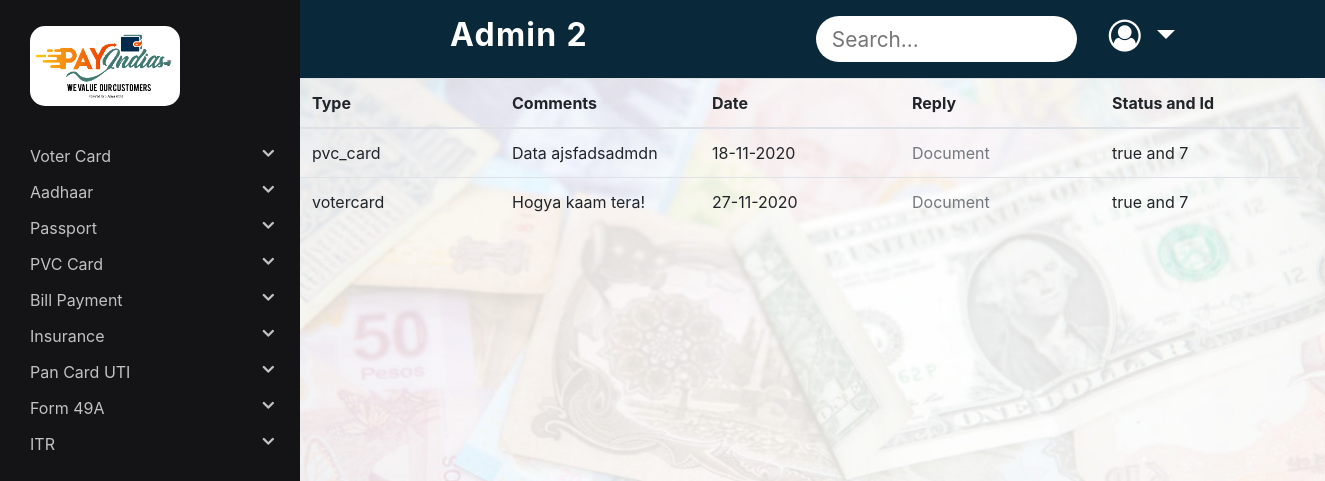
The page /Admin/profile2.php (signed in) on the database as committed earlier.
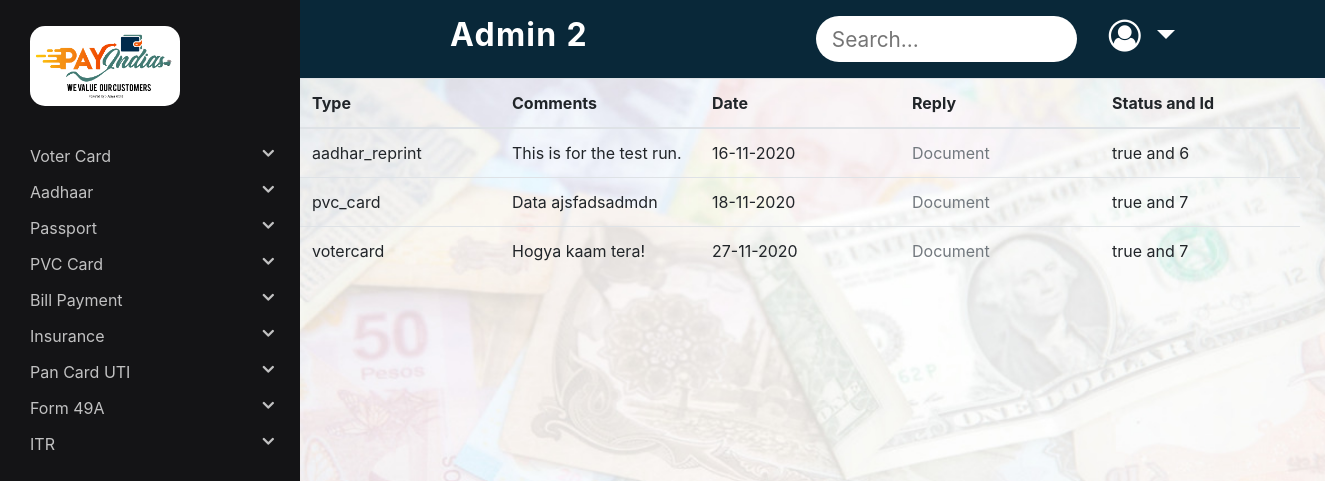
The same page on the database as committed later.
### tables this page shows
CREATE TABLE `admin2_replies` (
  `local_id` int(11) NOT NULL,
  `type` varchar(100) NOT NULL,
  `reply` varchar(100) NOT NULL,
  `comments` varchar(1000) NOT NULL,
  `q_id` int(10) NOT NULL,
  `date` varchar(100) NOT NULL
);

CREATE TABLE `pvc_card` (
  `id` int(11) NOT NULL,
  `cname` varchar(100) NOT NULL,
  `fpass` varchar(100) NOT NULL,
  `dispatch_address` varchar(600) NOT NULL,
  `mobile` varchar(20) NOT NULL,
  `document` varchar(100) NOT NULL,
  `status` varchar(20) NOT NULL DEFAULT 'false',
  `r_id` varchar(100) NOT NULL
);

CREATE TABLE `votercard` (
  `id` int(11) NOT NULL,
  `name` varchar(100) NOT NULL,
  `dob` date NOT NULL,
  `mobile` varchar(12) NOT NULL,
  `relative_name` varchar(100) NOT NULL,
  `relative_type` varchar(100) NOT NULL,
  `street` varchar(100) NOT NULL,
  `village` varchar(50) NOT NULL,
  `postoffice` varchar(50) NOT NULL,
  `pincode` int(6) NOT NULL,
  `state` varchar(50) NOT NULL,
  `district` varchar(50) NOT NULL,
  `ageproof_option` varchar(50) NOT NULL,
  `addressproof_option` varchar(50) NOT NULL,
  `gender` varchar(10) NOT NULL,
  `ageproofdocument` varchar(50) NOT NULL,
  `addressproofdocument` varchar(50) NOT NULL,
  `otherdocument` varchar(50) DEFAULT NULL,
  `comments` varchar(500) DEFAULT NULL,
  `status` varchar(10) NOT NULL DEFAULT 'false',
  `r_id` varchar(100) NOT NULL
);

CREATE TABLE `aadhar_reprint` (
  `id` int(11) NOT NULL,
  `aadhar_no` varchar(20) NOT NULL,
  `mobile` varchar(12) NOT NULL,
  `other_documents` varchar(600) DEFAULT NULL,
  `comments` varchar(100) DEFAULT NULL,
  `status` varchar(100) NOT NULL DEFAULT 'false',
  `r_id` varchar(100) NOT NULL
);

### Admin/profile2.php (the view, shortened to what this page needs)
<!DOCTYPE html>
<html lang="en">
<head>
    <link rel="stylesheet" href="https://cdnjs.cloudflare.com/ajax/libs/font-awesome/4.7.0/css/font-awesome.min.css">
    <link rel="stylesheet" href="https://maxcdn.bootstrapcdn.com/bootstrap/4.5.2/css/bootstrap.min.css">
    <link rel="stylesheet" type="text/css" href="../Distributor/style.css">
</head>
<body>
    <?php include("sidenav2.php"); ?>
    <?php include("navbar2.php"); ?>
    <div class="row padding-sidenav px-0 pr-md-0">
        <div class="col-12">
            <?php
            $conn = mysqli_connect('localhost', 'root', '', 'payindia');
            $sql = "SELECT * FROM admin2_replies";
            $result = mysqli_query($conn, $sql);
            $ans = mysqli_fetch_all($result, MYSQLI_ASSOC);
            ?>
            <div class="table-responsive">
                <table class="table " id="dataTable" width="100%" cellspacing="0">
                    <thead>
                        <tr>
                            <th>Type</th>
                            <th>Comments</th>
                            <th>Date</th>
                            <th>Reply</th>
                            <th>Status and Id</th>
                        </tr>
                    </thead>
                    <tbody>
                        <?php foreach ($ans as $value) { ?>
                            <?php
                            $type = $value['type'];
                            $id = $value['q_id'];
                            $sql = "SELECT * FROM $type WHERE id = $id";
                            $result = mysqli_query($conn, $sql);
                            $r_ans = mysqli_fetch_all($result, MYSQLI_ASSOC);
                            ?>
                            <tr>
                                <td><?php echo $value['type']; ?></td>
                                <td><?php echo $value['comments']; ?></td>
                                <td><?php echo $value['date']; ?></td>
                                <td><a href="../reply/<?php echo $value['reply']; ?>">Document</a></td>
                                <td><text><?php echo ($r_ans[0]['status']) . " and " . ($r_ans[0]['id']) ?></text></td>
                            </tr>
                        <?php } ?>
                    </tbody>
                </table>
            </div>
        </div>
    </div>
</body>
</html>

Rows that differ between the two databases and show on the page:
added admin2_replies: type "aadhar_reprint", comments "This is for the test run.", date "16-11-2020", aadhar_reprint.status "true", aadhar_reprint.id "6"
